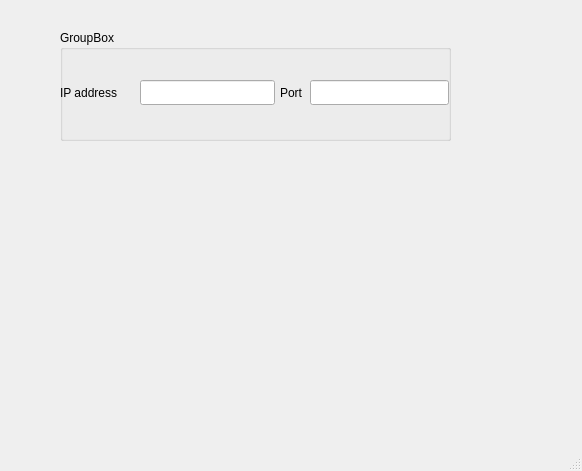
<?xml version="1.0" encoding="UTF-8"?>
<ui version="4.0">
 <class>MainWindow</class>
 <widget class="QMainWindow" name="MainWindow">
  <property name="geometry">
   <rect>
    <x>0</x>
    <y>0</y>
    <width>582</width>
    <height>471</height>
   </rect>
  </property>
  <property name="windowTitle">
   <string>MainWindow</string>
  </property>
  <widget class="QWidget" name="centralwidget">
   <widget class="QGroupBox" name="groupBox">
    <property name="geometry">
     <rect>
      <x>60</x>
      <y>30</y>
      <width>391</width>
      <height>111</height>
     </rect>
    </property>
    <property name="title">
     <string>GroupBox</string>
    </property>
    <widget class="QLabel" name="label">
     <property name="geometry">
      <rect>
       <x>0</x>
       <y>50</y>
       <width>70</width>
       <height>25</height>
      </rect>
     </property>
     <property name="text">
      <string>IP address</string>
     </property>
    </widget>
    <widget class="QLabel" name="label_2">
     <property name="geometry">
      <rect>
       <x>220</x>
       <y>50</y>
       <width>66</width>
       <height>25</height>
      </rect>
     </property>
     <property name="text">
      <string>Port</string>
     </property>
    </widget>
    <widget class="QLineEdit" name="lineEdit">
     <property name="geometry">
      <rect>
       <x>80</x>
       <y>50</y>
       <width>135</width>
       <height>25</height>
      </rect>
     </property>
    </widget>
    <widget class="QLineEdit" name="lineEdit_2">
     <property name="geometry">
      <rect>
       <x>250</x>
       <y>50</y>
       <width>139</width>
       <height>25</height>
      </rect>
     </property>
    </widget>
   </widget>
  </widget>
  <widget class="QMenuBar" name="menubar">
   <property name="geometry">
    <rect>
     <x>0</x>
     <y>0</y>
     <width>582</width>
     <height>22</height>
    </rect>
   </property>
  </widget>
  <widget class="QStatusBar" name="statusbar"/>
 </widget>
 <resources/>
 <connections/>
</ui>
